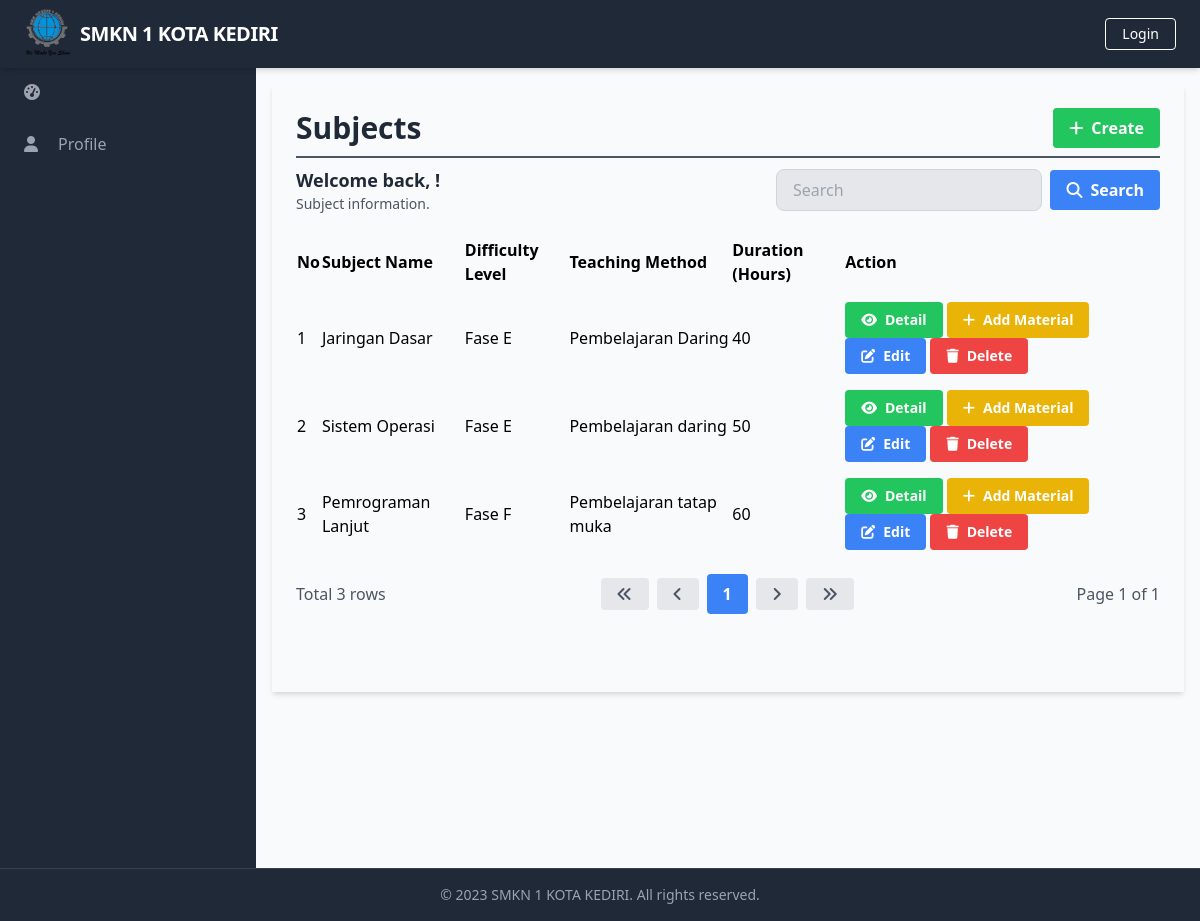
Page /manage_subjects/manage_subjects_list.php on the earlier database version.
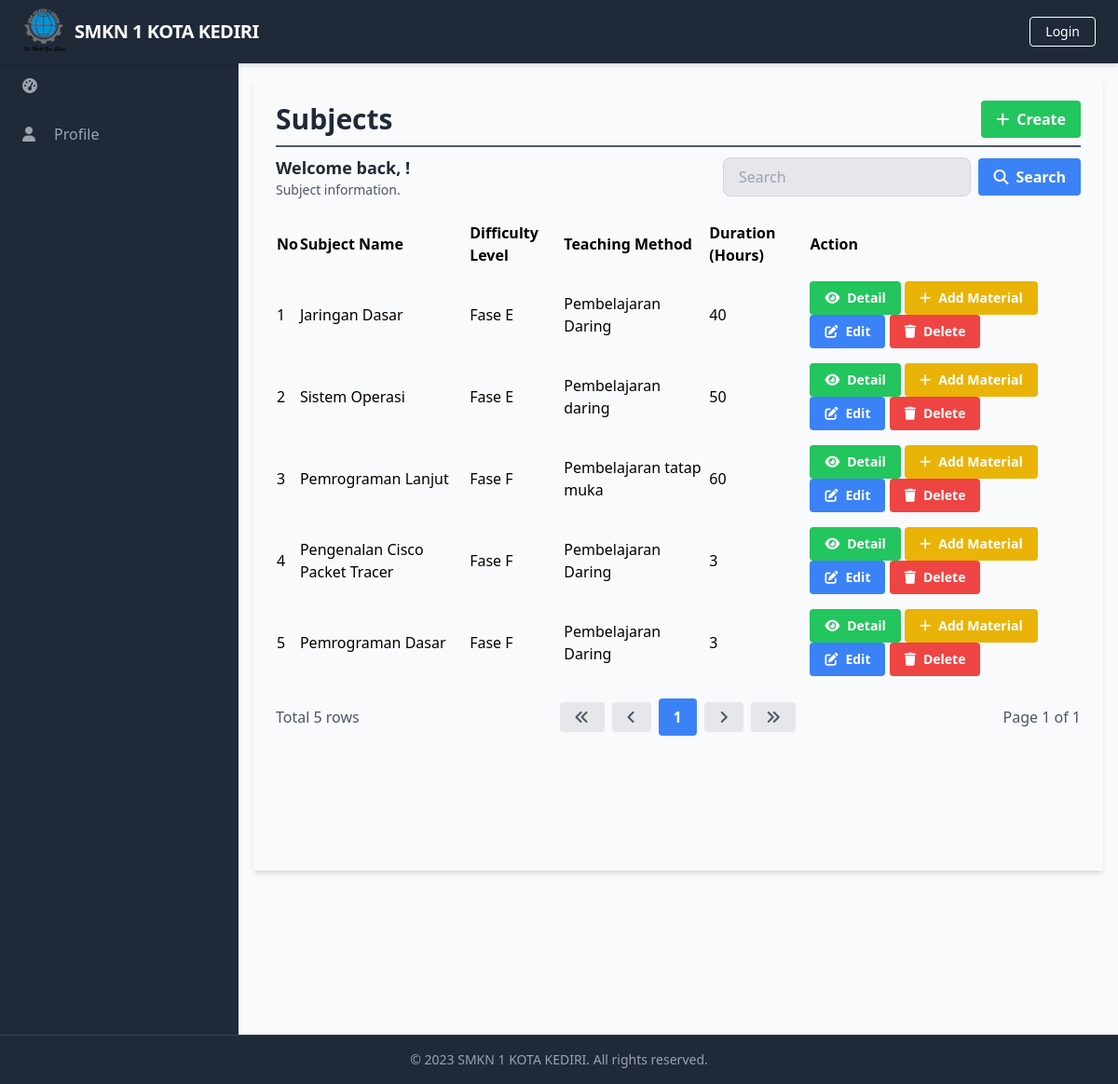
Same page on the later database version.
### tables this page shows
CREATE TABLE `Subjects` (
  `SubjectID` int(11) NOT NULL,
  `SubjectName` varchar(255) DEFAULT NULL,
  `DifficultyLevel` varchar(50) DEFAULT NULL,
  `TeachingMethod` varchar(100) DEFAULT NULL,
  `LearningObjective` text DEFAULT NULL,
  `DurationHours` int(11) DEFAULT NULL,
  `CurriculumFramework` varchar(100) DEFAULT NULL,
  `AssessmentMethod` varchar(100) DEFAULT NULL,
  `StudentEngagement` varchar(100) DEFAULT NULL,
  `TeacherID` int(11) DEFAULT NULL
);

### database/connection.php (called while the page is built, shortened)
<?php
$baseUrl = "http://localhost/final_project_aziz_2023/";

### public/manage_subjects/manage_subjects_list.php (the view, shortened to what the changed rows need)
<?php
require_once('../../database/connection.php');
?>
<?php include_once('../components/header.php'); ?>
<div class="h-screen flex flex-col">
  <div class="flex-grow bg-gray-50 flex flex-row shadow-md">
    <main class="bg-gray-50 flex flex-col flex-1 overflow-y-scroll h-screen flex-shrink-0 sc-hide pb-40">
      <div class="flex items-start justify-start p-6 shadow-md m-4 flex-1 flex-col">
        <div class="flex flex-row justify-between items-center w-full border-b-2 border-gray-600 mb-2 pb-2">
          <h1 class="text-3xl text-gray-800 font-semibold w-full">Subjects</h1>
        </div>
        <div class="flex flex-col w-full">
          <div class="flex flex-row justify-between items-center w-full mb-2 pb-2">
            <div>
              <h2 class="text-lg text-gray-800 font-semibold">Welcome back, <?php echo $_SESSION['FullName']; ?>!</h2>
            </div>
          </div>
          <table class="min-w-full">
            <thead>
              <tr>
                <th class="text-left py-2">No</th>
                <th class="text-left py-2">Subject Name</th>
                <th class="text-left py-2">Difficulty Level</th>
                <th class="text-left py-2">Teaching Method</th>
                <th class="text-left py-2">Duration (Hours)</th>
                <th class="text-left py-2">Action</th>
              </tr>
            </thead>
            <tbody>
              <?php
              $searchTerm = isset($_GET['search']) ? $_GET['search'] : '';
              $page = isset($_GET['page']) ? $_GET['page'] : 1;
              $query = "SELECT * FROM Subjects
                                      WHERE SubjectName LIKE '%$searchTerm%'
                                      LIMIT 15 OFFSET " . ($page - 1) * 15;
              $result = $conn->query($query);
              $queryCount = "SELECT COUNT(*) AS count FROM Subjects WHERE SubjectName LIKE '%$searchTerm%'";
              $resultCount = $conn->query($queryCount);
              $rowCount = $resultCount->fetch_assoc()['count'];
              $totalPage = ceil($rowCount / 15);
              $no = 1;
              while ($row = $result->fetch_assoc()) {
              ?>
                <tr>
                  <td class="py-2"><?php echo $no++; ?></td>
                  <td class="py-2"><?php echo $row['SubjectName']; ?></td>
                  <td class="py-2"><?php echo $row['DifficultyLevel']; ?></td>
                  <td class="py-2"><?php echo $row['TeachingMethod']; ?></td>
                  <td class="py-2"><?php echo $row['DurationHours']; ?></td>
                  <td class='py-2'>
                    <a href="<?php echo $baseUrl; ?>public/manage_subjects/manage_subjects_detail.php?id=<?php echo $row['SubjectID'] ?>" class='bg-green-500 hover-bg-green-700 text-white font-bold py-2 px-4 rounded inline-flex items-center text-sm'>
                      <i class='fas fa-eye mr-2'></i>
                      <span>Detail</span>
                    </a>
                    <a href="<?php echo $baseUrl; ?>public/manage_materials/manage_materials_create.php" class='bg-yellow-500 hover-bg-yellow-700 text-white font-bold py-2 px-4 rounded inline-flex items-center text-sm'>
                      <i class='fas fa-plus mr-2'></i>
                      <span>Add Material</span>
                    </a>
                    <a href="<?php echo $baseUrl; ?>public/manage_subjects/manage_subjects_update.php?id=<?php echo $row['SubjectID'] ?>" class='bg-blue-500 hover-bg-blue-700 text-white font-bold py-2 px-4 rounded inline-flex items-center text-sm'>
                      <i class='fas fa-edit mr-2'></i>
                      <span>Edit</span>
                    </a>
                    <a href="#" onclick="confirmDelete(<?php echo $row['SubjectID']; ?>)" class='bg-red-500 hover-bg-red-700 text-white font-bold py-2 px-4 rounded inline-flex items-center text-sm'>
                      <i class='fas fa-trash mr-2'></i>
                      <span>Delete</span>
                    </a>
                  </td>
                </tr>
              <?php
              }
              ?>
            </tbody>
          </table>
          <div class="flex flex-row justify-between items-center w-full mt-4">
            <div class="flex flex-row justify-start items-center">
              <span class="text-gray-600">Total <?php echo $rowCount; ?> rows</span>
            </div>
            <div class="flex flex-row justify-end items-center space-x-2">
              <a href="?page=1&search=<?php echo $searchTerm; ?>" class="bg-gray-200 hover-bg-gray-300 text-gray-600 font-bold py-2 px-4 rounded inline-flex items-center">
                <i class="fas fa-angle-double-left"></i>
              </a>
              <a href="?page=<?php if ($page == 1) {
                                echo $page;
                              } else {
                                echo $page - 1;
                              } ?>&search=<?php echo $searchTerm; ?>" class="bg-gray-200 hover-bg-gray-300 text-gray-600 font-bold py-2 px-4 rounded inline-flex items-center">
                <i class="fas fa-angle-left"></i>
              </a>
              <?php
              $startPage = $page - 2;
              $endPage = $page + 2;
              if ($startPage < 1) {
                $endPage += abs($startPage) + 1;
                $startPage = 1;
              }
              if ($endPage > $totalPage) {
                $startPage -= $endPage - $totalPage;
                $endPage = $totalPage;
              }
              if ($startPage < 1) {
                $startPage = 1;
              }
              for ($i = $startPage; $i <= $endPage; $i++) {
                if ($i == $page) {
                  echo "<a href='?page=$i&search=$searchTerm' class='bg-blue-500 hover-bg-blue-700 text-white font-bold py-2 px-4 rounded inline-flex items-center'>$i</a>";
                } else {
                  echo "<a href='?page=$i&search=$searchTerm' class='bg-gray-200 hover-bg-gray-300 text-gray-600 font-bold py-2 px-4 rounded inline-flex items-center'>$i</a>";
                }
              }
              ?>
              <a href="?page=<?php if ($page == $totalPage) {
                                echo $page;
                              } else {
                                echo $page + 1;
                              } ?>&search=<?php echo $searchTerm; ?>" class="bg-gray-200 hover-bg-gray-300 text-gray-600 font-bold py-2 px-4 rounded inline-flex items-center">
                <i class="fas fa-angle-right"></i>
              </a>
              <a href="?page=<?php echo $totalPage; ?>&search=<?php echo $searchTerm; ?>" class="bg-gray-200 hover-bg-gray-300 text-gray-600 font-bold py-2 px-4 rounded inline-flex items-center">
                <i class="fas fa-angle-double-right"></i>
              </a>
            </div>
          </div>
        </div>
    </main>
  </div>
</div>
</body>
</html>

Differences in the rows shown:
added subjects: SubjectName "Pengenalan Cisco Packet Tracer", DifficultyLevel "Fase F", TeachingMethod "Pembelajaran Daring", DurationHours "3"
added subjects: SubjectName "Pemrograman Dasar", DifficultyLevel "Fase F", TeachingMethod "Pembelajaran Daring", DurationHours "3"
Other differences:
$rowCount: "3" → "5"
